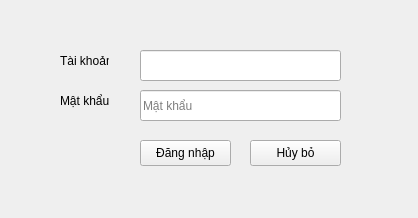
<?xml version="1.0" encoding="UTF-8"?>
<ui version="4.0">
 <class>Form</class>
 <widget class="QWidget" name="Form">
  <property name="geometry">
   <rect>
    <x>0</x>
    <y>0</y>
    <width>418</width>
    <height>218</height>
   </rect>
  </property>
  <property name="windowTitle">
   <string>Form</string>
  </property>
  <widget class="QLabel" name="label">
   <property name="geometry">
    <rect>
     <x>60</x>
     <y>50</y>
     <width>49</width>
     <height>21</height>
    </rect>
   </property>
   <property name="text">
    <string>Tài khoản</string>
   </property>
  </widget>
  <widget class="QLabel" name="label_2">
   <property name="geometry">
    <rect>
     <x>60</x>
     <y>90</y>
     <width>49</width>
     <height>21</height>
    </rect>
   </property>
   <property name="text">
    <string>Mật khẩu</string>
   </property>
  </widget>
  <widget class="QPushButton" name="btnLogin">
   <property name="geometry">
    <rect>
     <x>140</x>
     <y>140</y>
     <width>91</width>
     <height>26</height>
    </rect>
   </property>
   <property name="text">
    <string>Đăng nhập</string>
   </property>
  </widget>
  <widget class="QPushButton" name="btnDiscard">
   <property name="geometry">
    <rect>
     <x>250</x>
     <y>140</y>
     <width>91</width>
     <height>26</height>
    </rect>
   </property>
   <property name="text">
    <string>Hủy bỏ</string>
   </property>
  </widget>
  <widget class="QLineEdit" name="txtPwd">
   <property name="geometry">
    <rect>
     <x>140</x>
     <y>90</y>
     <width>201</width>
     <height>31</height>
    </rect>
   </property>
   <property name="echoMode">
    <enum>QLineEdit::EchoMode::Password</enum>
   </property>
   <property name="placeholderText">
    <string>Mật khẩu</string>
   </property>
  </widget>
  <widget class="QLineEdit" name="txtUsn">
   <property name="geometry">
    <rect>
     <x>140</x>
     <y>50</y>
     <width>201</width>
     <height>31</height>
    </rect>
   </property>
  </widget>
 </widget>
 <resources/>
 <connections/>
</ui>
